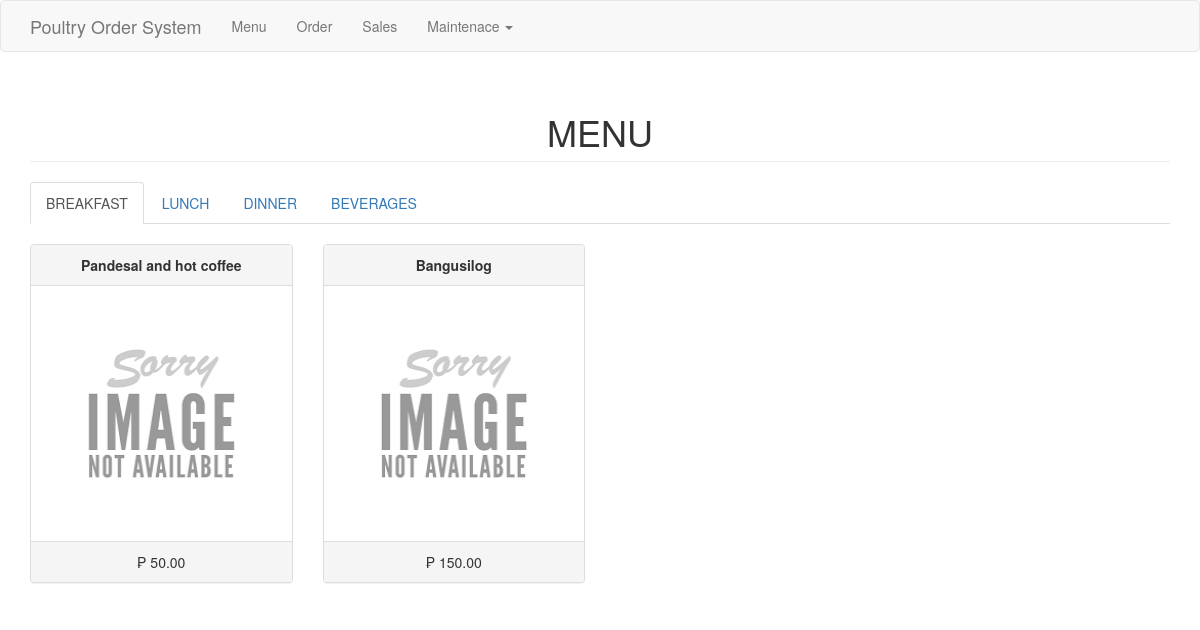
The page / on the database its author committed.
### tables this page shows
CREATE TABLE `category` (
  `categoryid` int(11) NOT NULL,
  `catname` varchar(30) NOT NULL
);

CREATE TABLE `product` (
  `productid` int(11) NOT NULL,
  `categoryid` int(1) NOT NULL,
  `productname` varchar(30) NOT NULL,
  `price` double NOT NULL,
  `photo` varchar(150) NOT NULL
);

### index.php (the view, shortened to what this page needs)
<?php include('header.php'); ?>
<body>
<?php include('navbar.php'); ?>
<div class="container">
	<h1 class="page-header text-center">MENU</h1>
	<ul class="nav nav-tabs">
		<?php
			$sql="select * from category order by categoryid asc limit 1";
			$fquery=$conn->query($sql);
			$frow=$fquery->fetch_array();
			?>
				<li class="active"><a data-toggle="tab" href="#<?php echo $frow['catname'] ?>"><?php echo $frow['catname'] ?></a></li>
			<?php
			$sql="select * from category order by categoryid asc";
			$nquery=$conn->query($sql);
			$num=$nquery->num_rows-1;
			$sql="select * from category order by categoryid asc limit 1, $num";
			$query=$conn->query($sql);
			while($row=$query->fetch_array()){
				?>
				<li><a data-toggle="tab" href="#<?php echo $row['catname'] ?>"><?php echo $row['catname'] ?></a></li>
				<?php
			}
		?>
	</ul>
	<div class="tab-content">
		<?php
			$sql="select * from category order by categoryid asc limit 1";
			$fquery=$conn->query($sql);
			$ftrow=$fquery->fetch_array();
			?>
				<div id="<?php echo $ftrow['catname']; ?>" class="tab-pane fade in active" style="margin-top:20px;">
					<?php
						$sql="select * from product where categoryid='".$ftrow['categoryid']."'";
						$pfquery=$conn->query($sql);
						$inc=4;
						while($pfrow=$pfquery->fetch_array()){
							$inc = ($inc == 4) ? 1 : $inc+1;
							if($inc == 1) echo "<div class='row'>";
							?>
								<div class="col-md-3">
									<div class="panel panel-default">
										<div class="panel-heading text-center">
											<b><?php echo $pfrow['productname']; ?></b>
										</div>
										<div class="panel-body">
											<img src="<?php if(empty($pfrow['photo'])){echo "upload/noimage.jpg";} else{echo $pfrow['photo'];} ?>" height="225px;" width="100%">
										</div>
										<div class="panel-footer text-center">
											&#8369; <?php echo number_format($pfrow['price'], 2); ?>
										</div>
									</div>
								</div>
							<?php
						}
						if($inc == 2) echo "<div class='col-md-3'></div><div class='col-md-3'></div></div>";
					?>
		    	</div>
	</div>
</div>
</body>
</html>

### header.php (shortened to what this page needs)
<!DOCTYPE html>
<html>
<head>
	<link rel="stylesheet" href="https://maxcdn.bootstrapcdn.com/bootstrap/3.3.7/css/bootstrap.min.css">
</head>

### navbar.php (shortened to what this page needs)
<nav class="navbar navbar-default">
  <div class="container">
    <div class="navbar-header">
      <a class="navbar-brand" href="#">Poultry Order System</a>
    </div>
    <div class="collapse navbar-collapse" id="bs-example-navbar-collapse-1">
      <ul class="nav navbar-nav">
        <li><a href="index.php">Menu</a></li>
        <li><a href="order.php">Order</a></li>
        <li><a href="sales.php">Sales</a></li>
        <li>
          <a href="#" class="dropdown-toggle" data-toggle="dropdown" role="button" aria-haspopup="true" aria-expanded="false">Maintenace <span class="caret"></span></a>
        </li>
      </ul>
    </div>
  </div>
</nav>

### rows shown on the page
category: catname "BREAKFAST"
category: catname "LUNCH"
category: catname "DINNER"
category: catname "BEVERAGES"
product: productname "Pandesal and hot coffee", price "50.00"
product: productname "Bangusilog", price "150.00"
